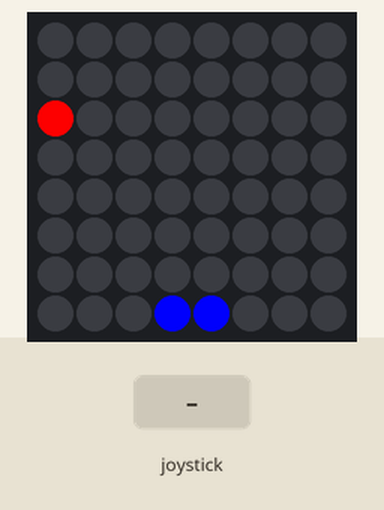
Recording of a program running on a simulated Raspberry Pi (BCM pin numbers) with a Sense HAT. Parts: the Sense HAT's 8×8 RGB LED matrix. The inputs (shaded band) are chosen by the test bench. Random numbers come from a fixed seed; the 64×8 strip is a reading aid, not a part: it shows the text the matrix is scrolling, unrolled, one strip-width of it at a time. At 14.6 s the program stops and its outputs stay as they are.

Above: at 1.2 s.
1.3 s: joystick pushed right
At 1.82 s:
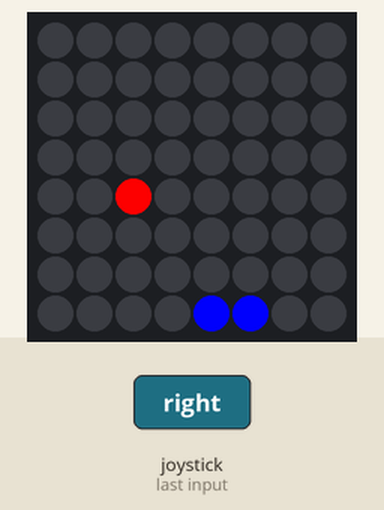
4.3 s: joystick pushed left
At 5.04 s:
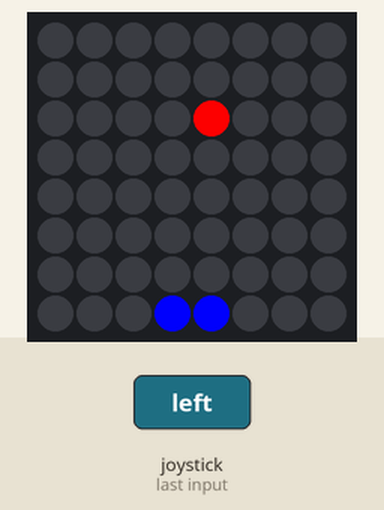
6.7 s: joystick pushed left
At 7.04 s:
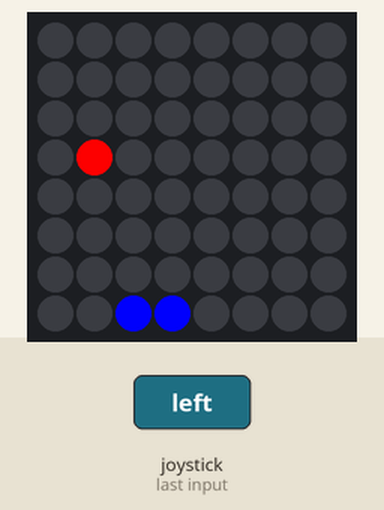

The program:

_13_Simplified_pong_game.py
```python
from sense_hat import SenseHat
from time import sleep
import random

sense = SenseHat()
speed = 0.4
bat = [7,4]
score = 0
up_down = -1

w = (0,0,0) #bg color
r = (255,0,0) #ball color
b = (0,0,255) #bat color

game_space = [
  w,w,w,w,w,w,w,w,
  w,w,w,w,w,w,w,w,
  w,w,w,w,w,w,w,w,
  w,w,w,w,w,w,w,w,
  w,w,w,w,w,w,w,w,
  w,w,w,w,w,w,w,w,
  w,w,w,w,w,w,w,w,
  w,w,w,b,b,w,w,w]

def update_space(x,y,color):
  p = 8 * x + y
  game_space[p] = color
  sense.set_pixels(game_space)

def left(event):
  if event.action == 'pressed':
    if bat[1] - 1 == 0:
      pass
    else:
      update_space(bat[0], bat[1], w)
      bat[1] -= 1
      update_space(bat[0], bat[1] - 1, b)

def right(event):
  if event.action == 'pressed':
    if bat[1] + 1 == 8:
      pass
    else:
      update_space(bat[0], bat[1] - 1, w)
      bat[1] += 1
      update_space(bat[0], bat[1], b)

sense.stick.direction_left = left
sense.stick.direction_right = right

sense.clear()
sense.set_pixels(game_space)
game_alive = True

while game_alive:
  x = 0
  y = random.randint(0,7)
  d = random.choice([-1, 1]) #left, right

  update_space(x,y,r) #ball vars changed so update ball's pixels (r)

  while True:
    sleep(speed)
    #past values of ball must vanish so draw to (w)
    update_space(x,y,w)

    if x == 7:
      if y == bat[1] or y == bat[1] - 1:
        #bat pixel and ball pixel overlap so after ball moves update it w bat color (b)
        update_space(x,y,b)
        score += 1
        up_down = 1
      else:
        game_alive = False
        break
    elif  x == 0 and up_down == 1:
      up_down = -1

    if y == 7 and d == 1:
      d = -1
    elif y == 0 and d == -1:
      d = 1

    if up_down == -1:
      x += 1
    elif up_down == 1:
      x -= 1

    y += d
    #ball vars changed so update to (r)
    update_space(x,y,r)

sense.clear()
sense.show_message('Game Over!', scroll_speed = 0.05, back_colour = w)
sense.show_message('Score: ' + str(score), scroll_speed = 0.05, back_colour = w)
```

Measured:
- what the display in image 0 shows lasts 0.4 s, from 0.8 s to 1.2 s
